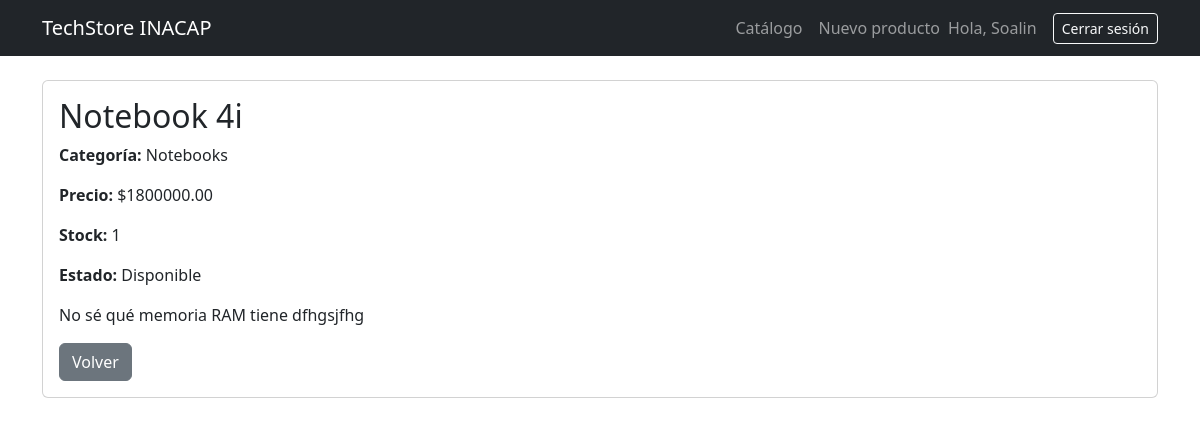
The page /producto/2/ (signed in) on the database its author committed.
### catalogo/models.py (models this page shows, shortened)
class Producto(models.Model):
    CATEGORIAS = [
        ('consolas', 'Consolas'),
        ('notebooks', 'Notebooks'),
        ('componentes', 'Componentes'),
        ('perifericos', 'Periféricos'),
    ]
    nombre = models.CharField(max_length=100)
    categoria = models.CharField(max_length=20, choices= CATEGORIAS)
    precio = models.DecimalField(max_digits=10, decimal_places=2)
    stock = models.IntegerField(default=0)
    descripcion = models.TextField()
    disponible = models.BooleanField(default=True)

### catalogo/views.py (the view)
# urls.py: path('producto/<int:pk>/', views.detalle_producto, name='detalle_producto'),
def detalle_producto(request, pk):
    producto = get_object_or_404(Producto, pk=pk)
    return render(request, 'catalogo/detalle.html', {'producto': producto})

### catalogo/templates/catalogo/detalle.html
{% extends 'base.html' %}
{% block content %}
<div class="card">
  <div class="card-body">
    <h2>{{ producto.nombre }}</h2>
    <p><strong>Categoría:</strong> {{ producto.get_categoria_display }}</p>
    <p><strong>Precio:</strong> ${{ producto.precio }}</p>
    <p><strong>Stock:</strong> {{ producto.stock }}</p>
    <p><strong>Estado:</strong> {% if producto.disponible %}Disponible{% else %}Agotado{% endif %}</p>
    <p>{{ producto.descripcion|linebreaks }}</p>
    <a href="{% url 'catalogo' %}" class="btn btn-secondary">Volver</a>
  </div>
</div>
{% endblock %}

### catalogo/templates/base.html (shortened to what this page needs)
<!DOCTYPE html>
<html lang="es">
<head>
  <link href="https://cdn.jsdelivr.net/npm/bootstrap@5.3.3/dist/css/bootstrap.min.css" rel="stylesheet">
</head>
<body>
  <nav class="navbar navbar-expand-lg navbar-dark bg-dark mb-4">
    <div class="container">
      <a class="navbar-brand" href="{% url 'catalogo' %}">TechStore INACAP</a>
      <ul class="navbar-nav ms-auto align-items-center">
        <li class="nav-item"><a class="nav-link" href="{% url 'catalogo' %}">Catálogo</a></li>
        {% if user.is_authenticated %}
          <li class="nav-item"><a class="nav-link" href="{% url 'crear_producto' %}">Nuevo producto</a></li>
          <li class="nav-item"><span class="navbar-text me-3">Hola, {{ user.username }}</span></li>
          <li class="nav-item">
            <form method="post" action="{% url 'logout' %}">
              <button type="submit" class="btn btn-outline-light btn-sm">Cerrar sesión</button>
            </form>
          </li>
        {% else %}
          <li class="nav-item"><a class="nav-link" href="{% url 'login' %}">Iniciar sesión</a></li>
        {% endif %}
      </ul>
    </div>
  </nav>
  <div class="container">
    {% block content %}{% endblock %}
  </div>
</body>
</html>

### rows shown on the page
Producto: nombre "Notebook 4i", categoria "Notebooks", precio "1800000.00", stock "1", descripcion "No sé qué memoria RAM tiene dfhgsjfhg"

### other values the page prints
{{ user.username }} "Soalin"
